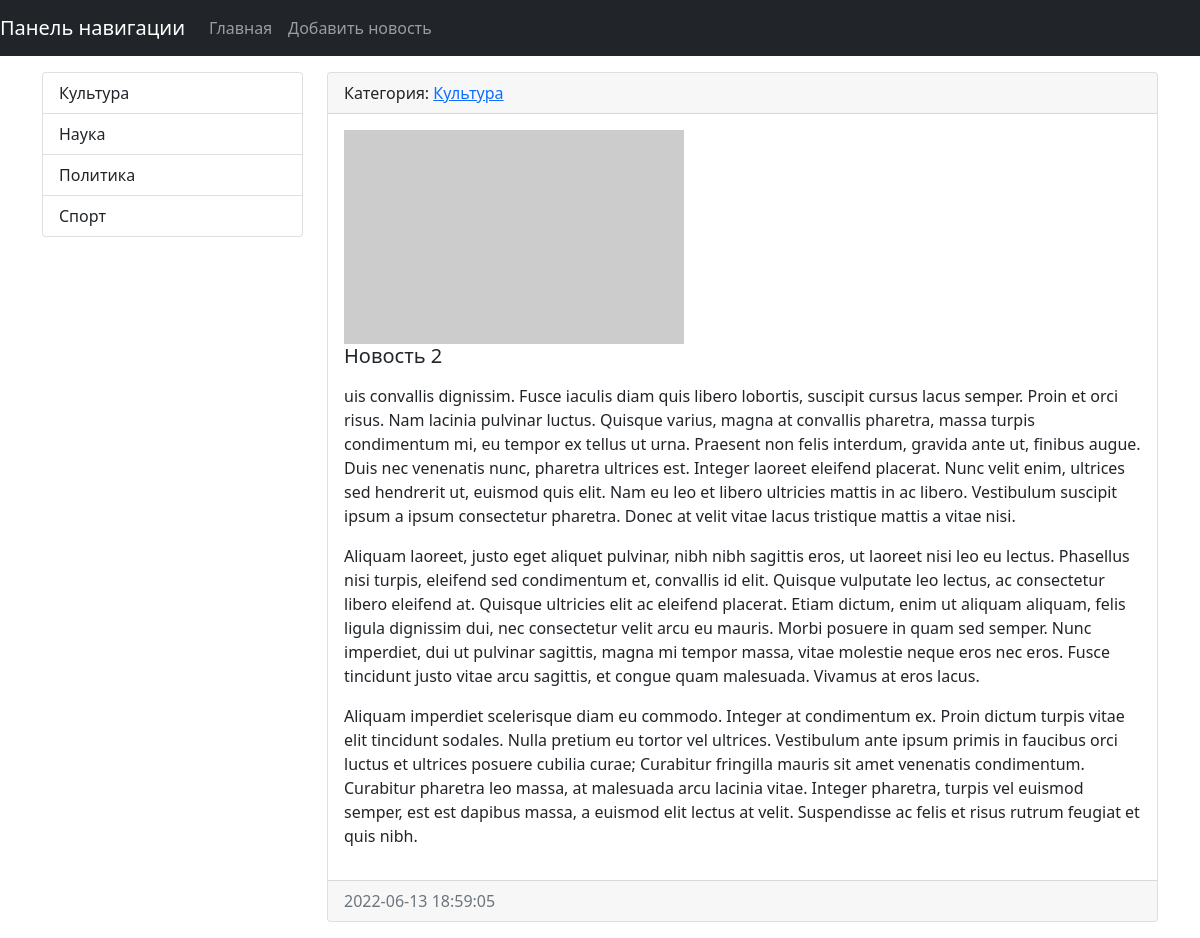
Screenshot of /news/2/ with the database file from the repository.
### news/models.py (models this page shows, shortened)
class Category(models.Model):
    title = models.CharField(max_length=150, db_index=True, verbose_name='Наименование категории')
    def get_absolute_url(self):
        return reverse('category', kwargs={"category_id": self.pk})
    def __str__(self):
        return self.title
    class Meta:
        verbose_name = 'Категория'
        verbose_name_plural = 'Категории'
        ordering = ['title']

class News(models.Model):
    title = models.CharField(max_length=150, verbose_name = 'Наименование')
    content = models.TextField(blank=True, verbose_name = 'Контент') #blank=True - обозначает поле необязательное к заполнению
    created_at = models.DateTimeField(auto_now_add=True, verbose_name = 'Дата публикации') # auto_now_add=True - обозначает, что дата и время будут создаваться автоматически и при редактировании не изменяться (не обновляться)
    updated_at = models.DateTimeField(auto_now=True, verbose_name = 'Обновлено') # auto_now=True при редактировании (обновлении) новости будет указано время ее редактирования
    photo = models.ImageField(upload_to='photos/%Y/%m/%d/', verbose_name = 'Фото', blank=True) # сохранение по дате при загрузке %Y/%m/%d/
    is_published = models.BooleanField(default=True, verbose_name = 'Опубликовано')  # default=True - новость по умолчанию публикуется
    category = models.ForeignKey('Category', on_delete=models.PROTECT, null=True, verbose_name='Категория')
    views = models.IntegerField(default=0)
    class Meta:
        verbose_name = 'Новость'
        verbose_name_plural = 'Новости'
        ordering = ['created_at']

### news/views.py (the view)
# urls.py: path('news/<int:pk>/', ViewNews.as_view(), name='view_news'),
class ViewNews(DetailView):
    model = News
    context_object_name = 'news_item'

### news/templatetags/news_tags.py (called while the page is built)
@register.simple_tag(name='get_list_categories')
def get_categories():
    return Category.objects.all()

### news/templates/news/news_detail.html (shortened to what this page needs)
{% extends 'base.html' %}
{% block sidebar %}
{% include 'inc/_sidebar.html' %}
{% endblock %}
  {% block content %}
      <div class="card mb-3">
        <div class="card-header">
          Категория: <a href="{{ news_item.category.get_absolute_url }}">{{ news_item.category }}</a>
        </div>
        <div class="card-body">
          <div class="media">
            {% if item.photo %}
              <img src="{{ news_item.photo.url }}" alt="" class="mr-3" width="340" height="214">
            {% else %}
              <img src="https://picsum.photos/340/214.webp" alt="">
            {% endif %}
            <div class="media-body">
              <h5 class="card-title">{{ news_item.title }}</h5>
              <p class="card-text">{{ news_item.content|safe|linebreaks }}</p>
            </div>
          </div>
        </div>
        <div class="card-footer text-muted">
          {{ news_item.created_at|date:"Y-m-d H:i:s" }}
        </div>
      </div>
  {% endblock %}

### templates/inc/_sidebar.html
{% load news_tags %}
<div class="list-group">
  {% get_list_categories as categories %}
  {% for item in categories %}
  <a href="{% url 'category' item.pk %}" class="list-group-item list-group-item-action">{{ item.title }}</a>
  {% endfor %}
</div>

### mysite/static/css/style.css (style rules this page uses)
body { background-color: #FFFFFF; }

### rows the page displays
Category: title "Культура"
Category: title "Наука"
Category: title "Политика"
Category: title "Спорт"
News: category "Культура", title "Новость 2", content "uis convallis dignissim. Fusce iaculis diam quis libero lobortis, suscipit cursus lacus semper. Proin et orci risus. Nam lacinia pulvinar luctus. Quisque varius, magna at convallis pharetra, massa turpis condimentum mi, eu tempor ex tellus ut urna. Praesent non felis interdum, gravida ante ut, finibus augue. Duis nec venenatis nunc, pharetra ultrices est. Integer laoreet eleifend placerat. Nunc velit enim, ultrices sed hendrerit ut, euismod quis elit. Nam eu leo et libero ultricies mattis in ac libero. Vestibulum suscipit ipsum a ipsum consectetur pharetra. Donec at velit vitae lacus tristique mattis a vitae nisi. Aliquam laoreet, justo eget aliquet pulvinar, nibh nibh sagittis eros, ut…", created_at "2022-06-13 18:59:05"
